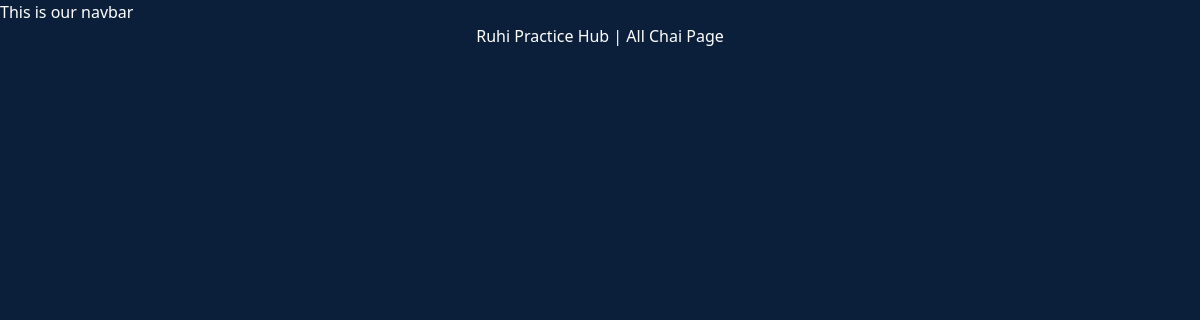
/chai/, run on an earlier commit of the app's database.
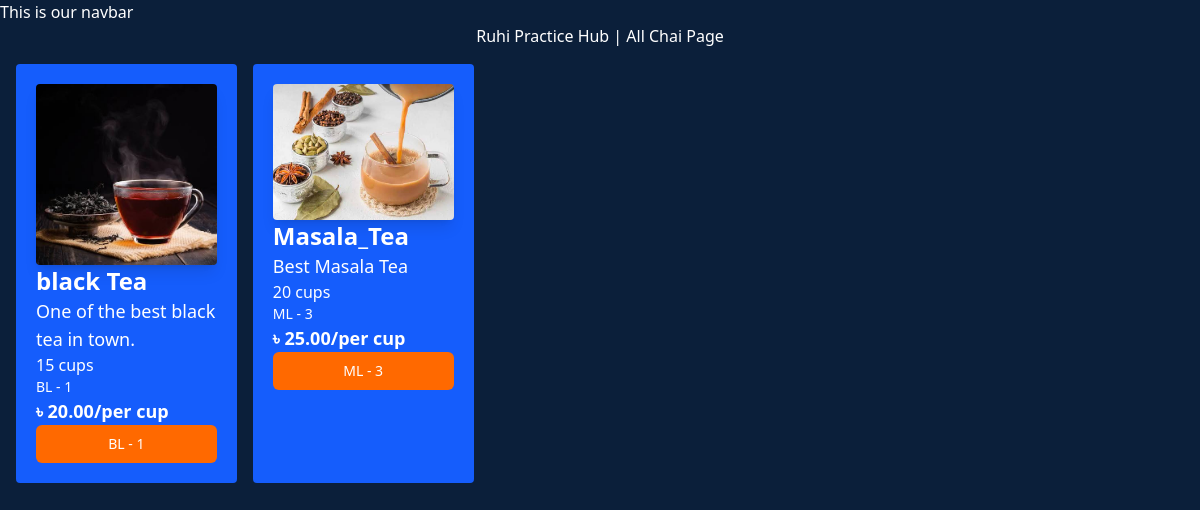
And on a later commit of the database.
### chai/models.py (models this page shows, shortened)
class ChaiVarity(models.Model):
    CHAI_TYPE_CHOICE = [
        ('ML', 'MASALA'),
        ('GR', 'GREEN'),
        ('BL', 'BLACK'),
        ('HE', 'HERBAL'),
    ]
    name = models.CharField(max_length=100)
    image = models.ImageField(upload_to='chai_images/')
    date = models.DateTimeField(default=timezone.now)
    type = models.CharField(max_length=2, choices=CHAI_TYPE_CHOICE)
    description = models.TextField(default='')
    numbers = models.IntegerField(default=0)
    price = models.DecimalField(max_digits=6, decimal_places=2, default=0.00)

### chai/views.py (the view)
# urls.py: path('', views.all_chai, name='all_chai'),
def all_chai(request):
    chais = ChaiVarity.objects.all()
    return render(request, 'chai/all_chai.html', {'chais': chais})

### chai/templates/chai/all_chai.html (shortened to what this page needs)
{% extends "layout.html" %}
{% block content %}
<div class="flex justify-center">
    <h1>Ruhi Practice Hub | All Chai Page</h1>
</div>
<div class="grid grid-cols-5 gap-4 m-4">
{% for chai in chais %}
    <div class="bg-blue-600 p-5 rounded">
        <img class="rounded shadow-lg" src="{{chai.image.url}}" alt="">
        <h2 class="text-2xl font-bold">{{chai.name}}</h2>
        <h3 class="text-lg">{{chai.description}}</h3>
        <p class="text-md">{{chai.numbers}} cups</p>
        <h3 class="text-sm">{{chai.type}} - {{chai.id}}</h3>
        <p class="text-lg font-bold">৳ {{chai.price}}/per cup</p>
        <a href="{% url 'chai_detail' chai.id %}">
            <button type="button" class = "inline-flex items-center w-[100%] justify-center px-4 py-2 border border-transparent text-sm font-medium rounded-md text-white bg-orange-500 hover:bg-orange-500 focus:outline-none focus:ring-2 focus:ring-offset-2 focus:ring-orange-500">
                {{chai.type}} - {{chai.id}}
            </button>
        </a>
    </div>
{% endfor %}
</div>
{% endblock content %}

### templates/layout.html (shortened to what this page needs)
{% load static tailwind_tags %}
{% load static %}
<!DOCTYPE html>
<html lang="en">
<head>
    {% tailwind_css %}
     <link rel="stylesheet" href="{% static 'style.css' %}">
</head>
<body>
    <nav>This is our navbar</nav>
    {% block content %}
    {% endblock  %}
</body>
</html>

### static/style.css (style rules this page uses)
body { background-color: #0b1f3a !important; color: white !important; }

What changed in the data, as far as the page shows it:
added ChaiVarity: image (picture), name "black Tea", description "One of the best black tea in town.", numbers "15", type "BL", id "1", price "20.00"
added ChaiVarity: image (picture), name "Masala_Tea", description "Best Masala Tea", numbers "20", type "ML", id "3", price "25.00"
